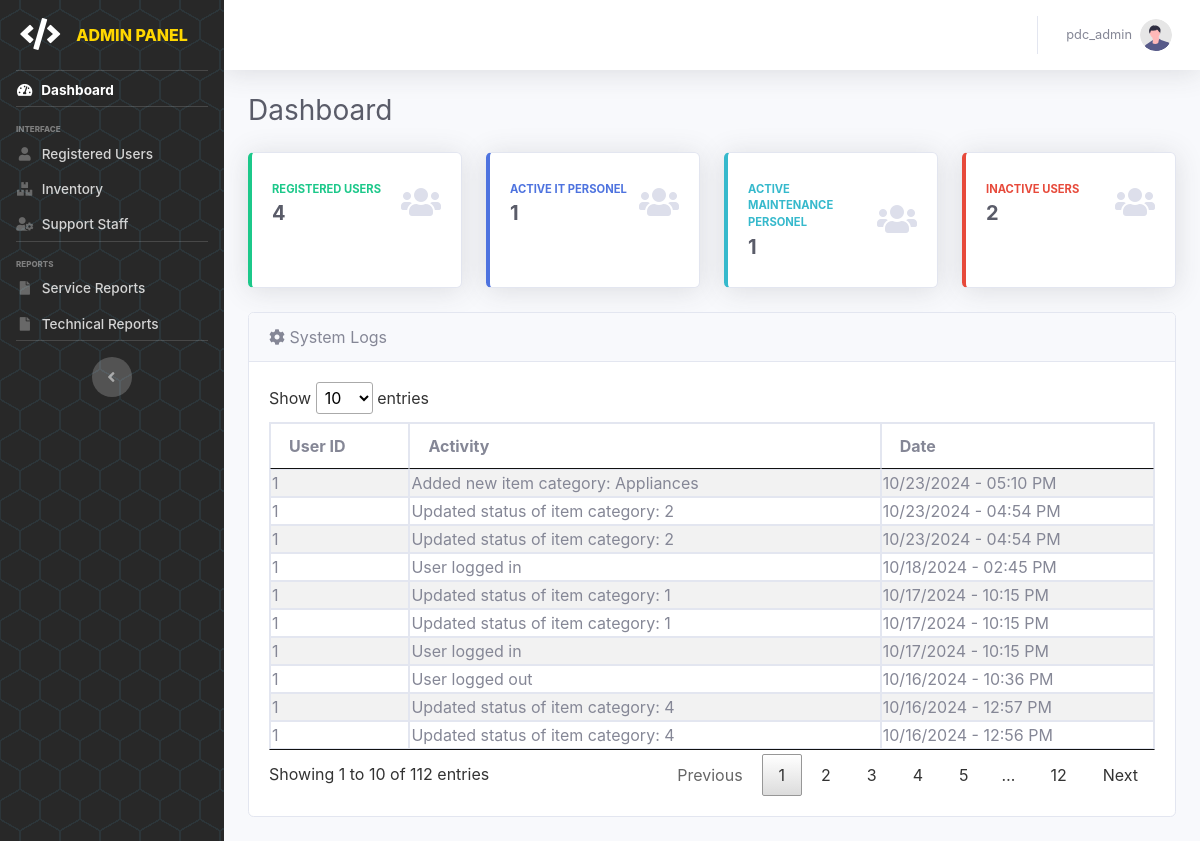
Before: /pages/admin/dashboard (signed in) with the older database file.
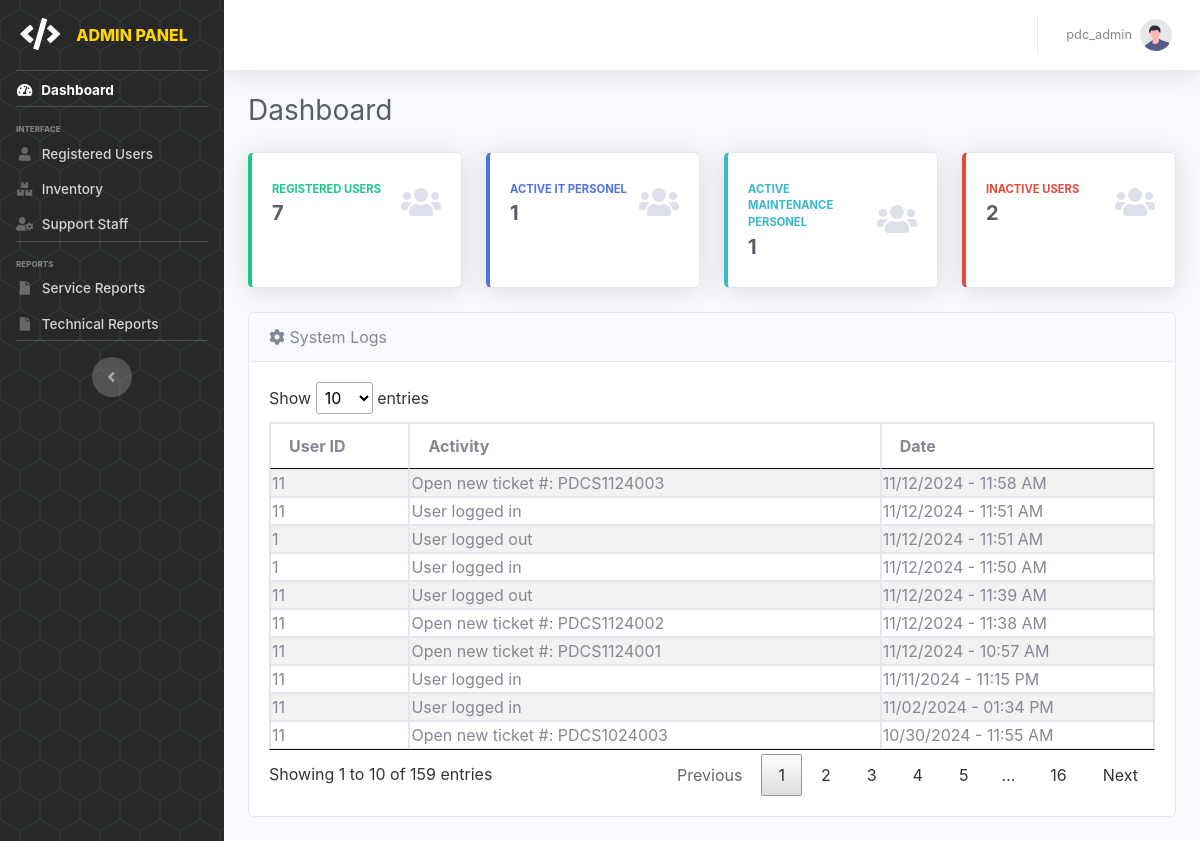
After: the same page with the newer database file.
### tables this page shows
CREATE TABLE `tbl_auditlog` (
  `id` int(100) NOT NULL,
  `user_id` varchar(100) NOT NULL,
  `activity` varchar(2000) NOT NULL,
  `type` varchar(100) NOT NULL,
  `date_posted` datetime(6) NOT NULL DEFAULT current_timestamp(6)
);

### pages/admin/admin.dashboard.php (the view)
<?php
    include('admin.header.php');
?>
    <div class="container-fluid">
        <div class="d-sm-flex align-items-center justify-content-between mb-4">
            <h1 class="h3 mb-0 text-gray-800">Dashboard</h1>
        </div>
        <div class="row">
            <div class="col-xl-3 col-md-6 mb-4">
                <div class="card border-left-success shadow h-100 py-2">
                    <div class="card-body">
                        <div class="row no-gutters align-items-center">
                            <div class="col mr-2">
                                <div class="text-xs font-weight-bold text-success text-uppercase mb-1">
                                    Registered Users</div>
                                <div class="h5 mb-0 font-weight-bold text-gray-800">
                                    <?php
                                        $acc_qry = "SELECT COUNT(*) FROM tbl_useraccounts WHERE status='Active' AND id != '1'";
                                        $result = mysqli_query($conn, $acc_qry) or die(mysqli_error($conn));
                                        while ($row = mysqli_fetch_array($result)) {
                                            if($row[0] <= 0) {
                                                echo "0";
                                            }
                                            else {
                                                echo "$row[0]";
                                            }
                                        }
                                    ?>
                                </div>
                            </div>
                            <div class="col-auto">
                                <i class="fas fa-users fa-2x text-gray-300"></i>
                            </div>
                        </div>
                    </div>
                </div>
            </div>
            <div class="col-xl-3 col-md-6 mb-4">
                <div class="card border-left-primary shadow h-100 py-2">
                    <div class="card-body">
                        <div class="row no-gutters align-items-center">
                            <div class="col mr-2">
                                <div class="text-xs font-weight-bold text-primary text-uppercase mb-1">
                                    Active IT Personel</div>
                                <div class="h5 mb-0 font-weight-bold text-gray-800"><?php echo '1';?></div>
                            </div>
                            <div class="col-auto">
                                <i class="fas fa-users fa-2x text-gray-300"></i>
                            </div>
                        </div>
                    </div>
                </div>
            </div>
            <div class="col-xl-3 col-md-6 mb-4">
                <div class="card border-left-info shadow h-100 py-2">
                    <div class="card-body">
                        <div class="row no-gutters align-items-center">
                            <div class="col mr-2">
                                <div class="text-xs font-weight-bold text-info text-uppercase mb-1">Active Maintenance Personel
                                </div>
                                <div class="row no-gutters align-items-center">
                                    <div class="col-auto">
                                        <div class="h5 mb-0 mr-3 font-weight-bold text-gray-800"><?php echo '1';?></div>
                                    </div>
                                </div>
                            </div>
                            <div class="col-auto">
                                <i class="fas fa-users fa-2x text-gray-300"></i>
                            </div>
                        </div>
                    </div>
                </div>
            </div>
            <div class="col-xl-3 col-md-6 mb-4">
                <div class="card border-left-danger shadow h-100 py-2">
                    <div class="card-body">
                        <div class="row no-gutters align-items-center">
                            <div class="col mr-2">
                                <div class="text-xs font-weight-bold text-danger text-uppercase mb-1">
                                    Inactive Users</div>
                                <div class="h5 mb-0 font-weight-bold text-gray-800">
                                    <?php
                                        $inacc_qry = "SELECT COUNT(*) FROM tbl_useraccounts WHERE status='Inactive'";
                                        $result4 = mysqli_query($conn, $inacc_qry) or die(mysqli_error($conn));
                                        while ($row4 = mysqli_fetch_array($result4)) {
                                            if($row4[0] <= 0) {
                                                echo "0";
                                            }
                                            else {
                                                echo "$row4[0]";
                                            }
                                        }
                                    ?>
                                </div>
                            </div>
                            <div class="col-auto">
                                <i class="fas fa-users fa-2x text-gray-300"></i>
                            </div>
                        </div>
                    </div>
                </div>
            </div>
        </div>
        <div class="row">
            <div class="col-lg-12">
                <div class="card mb-4">
                    <div class="card-header">
                        <i class="fas fa-gear"></i>&nbsp;System Logs
                    </div>
                    <div class="card-body">
                        <div class="table-responsive">
                            <table class="table table-bordered table-striped table-sm w-100" id="syslogtbl">
                                <thead>
                                    <th>User ID</th>
                                    <th>Activity</th>
                                    <th>Date</th>
                                </thead>
                                <tbody>
                                <?php
                                    $adlog_qry = mysqli_query($conn, "SELECT * FROM tbl_auditlog ORDER BY date_posted DESC");
                                    while($adlog_res=mysqli_fetch_array($adlog_qry)){
                                        $createDT = new DateTime($adlog_res["date_posted"]);
                                ?>
                                <tr>
                                    <td><?php echo $adlog_res['user_id']; ?></td>
                                    <td><?php echo $adlog_res['activity']; ?></td>
                                    <td><?php echo $formattedDate = $createDT->format('m/d/Y - h:i A'); ?></td>
                                </tr>
                                <?php } ?>
                                </tbody>
                            </table>
                        </div>
                    </div>
                </div>
            </div>
        </div>
    </div>
<?php include('admin.footer.php'); ?>

Changed rows visible on the page:
no longer on this page (row unchanged): tbl_auditlog: user "1", activity "Added new item category: Appliances", date_posted "10/23/2024 - 05:10 PM"
no longer on this page (row unchanged): tbl_auditlog: user "1", activity "Updated status of item category: 2", date_posted "10/23/2024 - 04:54 PM"
no longer on this page (row unchanged): tbl_auditlog: user "1", activity "Updated status of item category: 2", date_posted "10/23/2024 - 04:54 PM"
no longer on this page (row unchanged): tbl_auditlog: user "1", activity "User logged in", date_posted "10/18/2024 - 02:45 PM"
no longer on this page (row unchanged): tbl_auditlog: user "1", activity "Updated status of item category: 1", date_posted "10/17/2024 - 10:15 PM"
no longer on this page (row unchanged): tbl_auditlog: user "1", activity "Updated status of item category: 1", date_posted "10/17/2024 - 10:15 PM"
no longer on this page (row unchanged): tbl_auditlog: user "1", activity "User logged in", date_posted "10/17/2024 - 10:15 PM"
no longer on this page (row unchanged): tbl_auditlog: user "1", activity "User logged out", date_posted "10/16/2024 - 10:36 PM"
no longer on this page (row unchanged): tbl_auditlog: user "1", activity "Updated status of item category: 4", date_posted "10/16/2024 - 12:57 PM"
no longer on this page (row unchanged): tbl_auditlog: user "1", activity "Updated status of item category: 4", date_posted "10/16/2024 - 12:56 PM"
added tbl_auditlog: user "11", activity "Open new ticket #: PDCS1124003", date_posted "11/12/2024 - 11:58 AM"
added tbl_auditlog: user "11", activity "User logged in", date_posted "11/12/2024 - 11:51 AM"
added tbl_auditlog: user "1", activity "User logged out", date_posted "11/12/2024 - 11:51 AM"
added tbl_auditlog: user "1", activity "User logged in", date_posted "11/12/2024 - 11:50 AM"
added tbl_auditlog: user "11", activity "User logged out", date_posted "11/12/2024 - 11:39 AM"
added tbl_auditlog: user "11", activity "Open new ticket #: PDCS1124002", date_posted "11/12/2024 - 11:38 AM"
added tbl_auditlog: user "11", activity "Open new ticket #: PDCS1124001", date_posted "11/12/2024 - 10:57 AM"
added tbl_auditlog: user "11", activity "User logged in", date_posted "11/11/2024 - 11:15 PM"
added tbl_auditlog: user "11", activity "User logged in", date_posted "11/02/2024 - 01:34 PM"
added tbl_auditlog: user "11", activity "Open new ticket #: PDCS1024003", date_posted "10/30/2024 - 11:55 AM"
Other visible differences:
text written by a page script: "Show entries Showing 1 to 10 of 112 entries Previous 1 2 3 4 5 … 12 Next" → "Show entries Showing 1 to 10 of 159 entries Previous 1 2 3 4 5 … 16 Next"
new list line: "7"
list line gone: "4"
